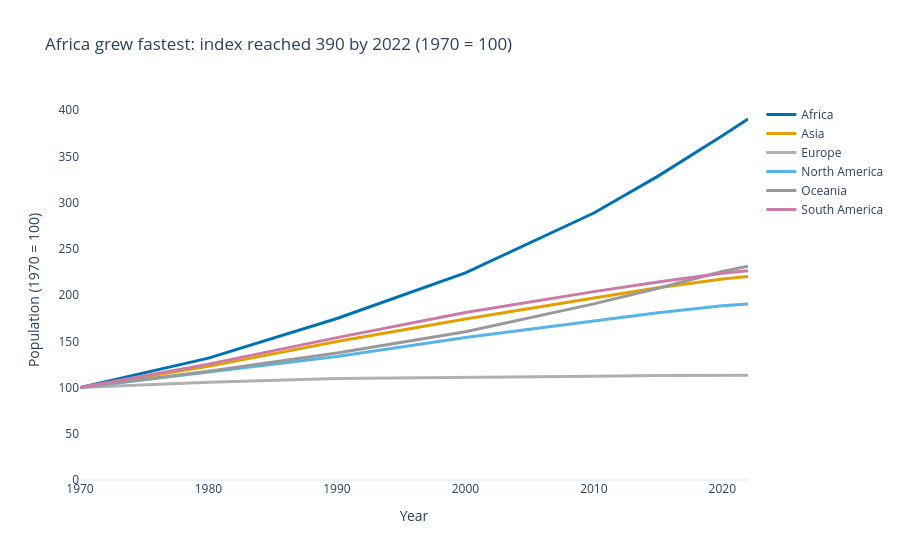

Notebook code cell kept with this figure:
### Markdown cell above
**Chart choice & justification:** A line chart is best because it clearly shows relative growth trajectories for all continents over time. Indexing each continent to 1970 = 100 removes differences in starting population and makes the fastest growth directly comparable.

### Code cell
# Q1
continent_year = df_long.groupby(['Continent', 'Year'], as_index=False)['Population'].sum()
continent_1970 = continent_year[continent_year['Year'] == 1970].set_index('Continent')['Population']
continent_year['Population index'] = continent_year.apply(
    lambda r: r['Population'] / continent_1970[r['Continent']] * 100, axis=1
)
fastest = (continent_year[continent_year['Year'] == 2022]
           .sort_values('Population index', ascending=False).iloc[0])
palette = {'Africa':'#0072B2','Asia':'#E69F00','Europe':'#B0B0B0',
           'North America':'#56B4E9','Oceania':'#999999','South America':'#CC79A7'}

fig = px.line(continent_year, x='Year', y='Population index', color='Continent',
              color_discrete_map=palette, template='plotly_white',
              title=f"Africa grew fastest: index reached {fastest['Population index']:.0f} by 2022 (1970 = 100)",
              labels={'Population index':'Population (1970 = 100)','Year':'Year'})
fig.update_traces(line_width=3)
fig.update_layout(showlegend=True, legend_title_text='', hovermode='x unified',
                  xaxis=dict(showgrid=False, dtick=10),
                  yaxis=dict(showgrid=False, rangemode='tozero'))
fig.show()

### Figure 1 — Plotly figure (JSON) as saved in the notebook; plotly's stock layout.template omitted (floating-point values rounded to 4 significant figures)
{"data": [{"hovertemplate": "Continent=Africa<br>Year=%{x}<br>Population (1970 = 100)=%{y}<extra></extra>", "legendgroup": "Africa", "line": {"color": "#0072B2", "dash": "solid", "width": 3}, "marker": {"symbol": "circle"}, "mode": "lines", "name": "Africa", "orientation": "v", "showlegend": true, "type": "scatter", "x": [1970, 1980, 1990, 2000, 2010, 2015, 2020, 2022], "xaxis": "x", "y": [100.0, 131.8, 174.6, 224.1, 288.8, 328.7, 372.3, 390.4], "yaxis": "y"}, {"hovertemplate": "Continent=Asia<br>Year=%{x}<br>Population (1970 = 100)=%{y}<extra></extra>", "legendgroup": "Asia", "line": {"color": "#E69F00", "dash": "solid", "width": 3}, "marker": {"symbol": "circle"}, "mode": "lines", "name": "Asia", "orientation": "v", "showlegend": true, "type": "scatter", "x": [1970, 1980, 1990, 2000, 2010, 2015, 2020, 2022], "xaxis": "x", "y": [100.0, 122.9, 149.7, 174.1, 196.7, 207.9, 217.4, 220.1], "yaxis": "y"}, {"hovertemplate": "Continent=Europe<br>Year=%{x}<br>Population (1970 = 100)=%{y}<extra></extra>", "legendgroup": "Europe", "line": {"color": "#B0B0B0", "dash": "solid", "width": 3}, "marker": {"symbol": "circle"}, "mode": "lines", "name": "Europe", "orientation": "v", "showlegend": true, "type": "scatter", "x": [1970, 1980, 1990, 2000, 2010, 2015, 2020, 2022], "xaxis": "x", "y": [100.0, 105.6, 109.8, 110.7, 112.1, 113.1, 113.7, 113.3], "yaxis": "y"}, {"hovertemplate": "Continent=North America<br>Year=%{x}<br>Population (1970 = 100)=%{y}<extra></extra>", "legendgroup": "North America", "line": {"color": "#56B4E9", "dash": "solid", "width": 3}, "marker": {"symbol": "circle"}, "mode": "lines", "name": "North America", "orientation": "v", "showlegend": true, "type": "scatter", "x": [1970, 1980, 1990, 2000, 2010, 2015, 2020, 2022], "xaxis": "x", "y": [100.0, 116.8, 133.6, 154.1, 172.1, 180.8, 188.4, 190.3], "yaxis": "y"}, {"hovertemplate": "Continent=Oceania<br>Year=%{x}<br>Population (1970 = 100)=%{y}<extra></extra>", "legendgroup": "Oceania", "line": {"color": "#999999", "dash": "solid", "width": 3}, "marker": {"symbol": "circle"}, "mode": "lines", "name": "Oceania", "orientation": "v", "showlegend": true, "type": "scatter", "x": [1970, 1980, 1990, 2000, 2010, 2015, 2020, 2022], "xaxis": "x", "y": [100.0, 117.7, 137.3, 160.3, 190.5, 207.4, 225.5, 231.2], "yaxis": "y"}, {"hovertemplate": "Continent=South America<br>Year=%{x}<br>Population (1970 = 100)=%{y}<extra></extra>", "legendgroup": "South America", "line": {"color": "#CC79A7", "dash": "solid", "width": 3}, "marker": {"symbol": "circle"}, "mode": "lines", "name": "South America", "orientation": "v", "showlegend": true, "type": "scatter", "x": [1970, 1980, 1990, 2000, 2010, 2015, 2020, 2022], "xaxis": "x", "y": [100.0, 125.3, 154.0, 181.2, 203.7, 214.1, 223.7, 226.4], "yaxis": "y"}], "layout": {"hovermode": "x unified", "legend": {"title": {"text": ""}, "tracegroupgap": 0}, "showlegend": true, "title": {"text": "Africa grew fastest: index reached 390 by 2022 (1970 = 100)"}, "xaxis": {"anchor": "y", "domain": [0, 1], "dtick": 10, "showgrid": false, "title": {"text": "Year"}}, "yaxis": {"anchor": "x", "domain": [0, 1], "rangemode": "tozero", "showgrid": false, "title": {"text": "Population (1970 = 100)"}}}}
